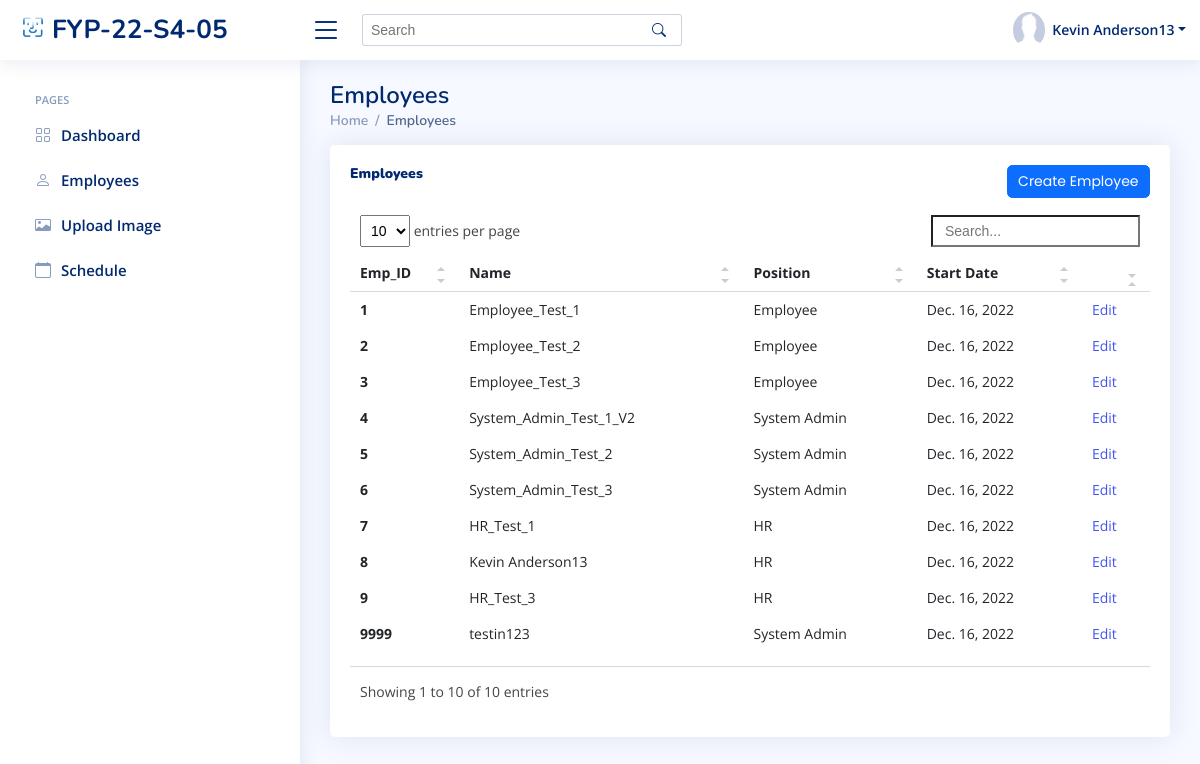
The page /sys_admin/view_employees/ (signed in) on the database as committed earlier.
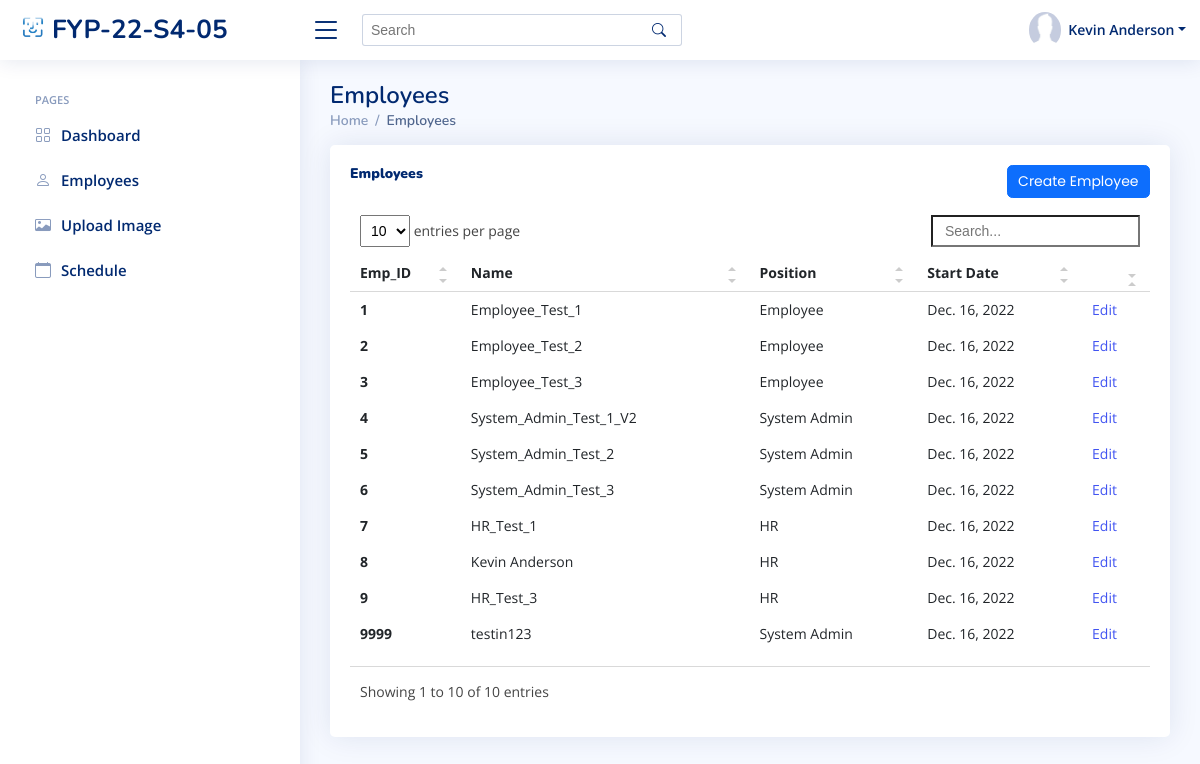
The same page on the database as committed later.
### index/models.py (models this page shows, shortened)
class Employee(models.Model):
	Employee_ID = models.IntegerField(primary_key=True)
	Full_Name = models.CharField(max_length=100)
	Job_Title = models.CharField(max_length=100)
	Phone_Number = models.CharField(max_length=100)
	Email_Address = models.EmailField()
	Role = models.ForeignKey(Role, on_delete=models.CASCADE)
	Profile_Image = models.ImageField(null=True, upload_to='media/profile_pics/')
	Password = models.CharField(max_length=256)
	Start_Date = models.DateField(auto_now_add=True)

class Role(models.Model):
	Role_ID = models.IntegerField(primary_key=True)
	Role_Name = models.CharField(max_length=100)

### index/views/sys_admin.py (the view)
# urls.py: path('sys_admin/view_employees/', sys_admin.sys_admin_view_employees, name='sys_admin_view_employees'),
def sys_admin_view_employees(request):
	currentEmployee = Employee.objects.get(Employee_ID=request.session['Employee_ID'])
	allEmployees = Employee.objects.all()
	context={
		'Employee_ID' : currentEmployee.Employee_ID,
		'Full_Name' : currentEmployee.Full_Name,
		'Role' : currentEmployee.Role.Role_Name,
		'PFP' : currentEmployee.Profile_Image.url,
		'Employees' : allEmployees,
	}
	return render(request, 'sys_admin/sys_admin_view_employees.html', context)

### templates/sys_admin/sys_admin_view_employees.html (shortened to what this page needs)
{% extends "index/base.html" %}
{% load static %}
{% block content %}
{% include 'sys_admin/sys_admin_base.html' %}
  <main id="main" class="main">
    <div class="pagetitle">
      <h1>Employees</h1>
      <nav>
        <ol class="breadcrumb">
          <li class="breadcrumb-item"><a href="{% url 'sys_admin_home' %}">Home</a></li>
          <li class="breadcrumb-item active">Employees</li>
        </ol>
      </nav>
    </div>
    <section class="section">
      <div class="row">
        <div class="col-lg-12">
          <div class="card recent-sales overflow-auto">
            <div class="card-body">
              <div class="col-lg-12 align-items-center justify-content-center card-title">
                <h5 class="float-start"><b>Employees</b></h5>
                <a href="{% url 'sys_admin_create_user' %}" class="btn btn-primary float-end">Create Employee</a>
                <br>
              </div>
              <table class="table table-borderless datatable">
                <thead>
                  <tr>
                    <th scope="col">Emp_ID</th>
                    <th scope="col">Name</th>
                    <th scope="col">Position</th>
                    <th scope="col">Start Date</th>
                    <th scope="col"></th>
                  </tr>
                </thead>
                <tbody>
                  {% for employee in Employees %}
                    <tr>
                      <th scope="row">{{ employee.Employee_ID }}</th>
                      <td>{{ employee.Full_Name }}</td>
                      <td>{{ employee.Role.Role_Name }}</td>
                      <td>{{ employee.Start_Date }}</td>
                      <td><a href="edit/{{ employee.Employee_ID }}">Edit</a></td>
                    </tr>
                  {% endfor %}
                </tbody>
              </table>
            </div>
          </div>
        </div>
      </div>
    </section>
  </main>
{% endblock content %}

### templates/sys_admin/sys_admin_base.html (shortened to what this page needs)
{% load static %}
  <header id="header" class="header fixed-top d-flex align-items-center">
    <div class="d-flex align-items-center justify-content-between">
      <a href="{% url 'sys_admin_home' %}" class="logo d-flex align-items-center">
        <img src="{% static 'assets/img/logo.png' %}" alt="">
        <span class="d-none d-lg-block">FYP-22-S4-05</span>
      </a>
      <i class="bi bi-list toggle-sidebar-btn"></i>
    </div>
    <div class="search-bar">
      <form class="search-form d-flex align-items-center" method="POST" action="#">
        <input type="text" name="query" placeholder="Search" title="Enter search keyword">
        <button type="submit" title="Search"><i class="bi bi-search"></i></button>
      </form>
    </div>
    <nav class="header-nav ms-auto">
      <ul class="d-flex align-items-center">
        <li class="nav-item dropdown pe-3">
          <a class="nav-link nav-profile d-flex align-items-center pe-0" href="#" data-bs-toggle="dropdown">
            <img src="{{ PFP }}" alt="Profile" class="rounded-circle">
            <span class="d-none d-md-block dropdown-toggle ps-2">{{ Full_Name }}</span>
          </a>
        </li>
      </ul>
    </nav>
  </header>
  <aside id="sidebar" class="sidebar">
    <ul class="sidebar-nav" id="sidebar-nav">
      <li class="nav-heading">Pages</li>
      <li class="nav-item">
        <a class="nav-link collapsed" href="{% url 'sys_admin_home' %}">
          <i class="bi bi-grid"></i>
          <span>Dashboard</span>
        </a>
      </li>
      <li class="nav-item">
        <a class="nav-link collapsed" href="{% url 'sys_admin_view_employees' %}">
          <i class="bi bi-person"></i>
          <span>Employees</span>
        </a>
      </li>
      <li class="nav-item">
        <a class="nav-link collapsed" href="{% url 'sys_admin_upload_img' %}">
          <i class="bi bi-card-image"></i>
          <span>Upload Image</span>
        </a>
      </li>
      <li class="nav-item">
        <a class="nav-link collapsed" href="{% url 'sys_admin_schedule' %}">
          <i class="bi bi-calendar"></i>
          <span>Schedule</span>
        </a>
      </li>
  </aside>

Rows that differ between the two databases and show on the page:
changed Employee id 8: Full_Name "Kevin Anderson13" → "Kevin Anderson"
